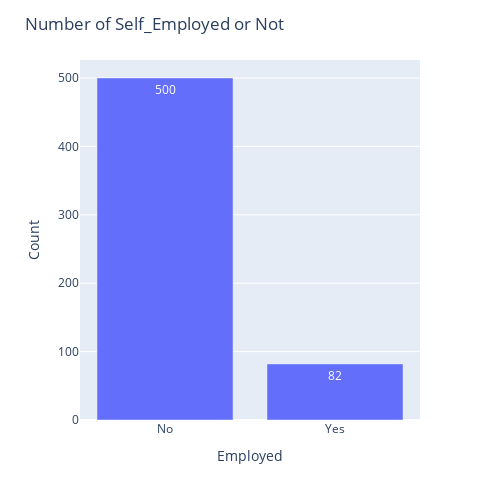

Notebook code cell kept with this figure:
### Code cell
fig = px.bar(data_frame=loan_data, x=loan_data['Self_Employed'].value_counts().index, y=loan_data['Self_Employed'].value_counts().values,text_auto=True)
fig.update_layout(title='Number of Self_Employed or Not',xaxis_title='Employed',yaxis_title='Count',width=500,height=500)
fig.show()

### Figure 1 — Plotly figure (JSON) as saved in the notebook; plotly's stock layout.template omitted (floating-point values rounded to 4 significant figures)
{"data": [{"alignmentgroup": "True", "hovertemplate": "x=%{x}<br>y=%{y}<extra></extra>", "legendgroup": "", "marker": {"color": "#636efa", "pattern": {"shape": ""}}, "name": "", "offsetgroup": "", "orientation": "v", "showlegend": false, "textposition": "auto", "texttemplate": "%{y}", "type": "bar", "x": ["No", "Yes"], "xaxis": "x", "y": [500, 82], "yaxis": "y"}], "layout": {"barmode": "relative", "height": 500, "legend": {"tracegroupgap": 0}, "margin": {"t": 60}, "title": {"text": "Number of Self_Employed or Not"}, "width": 500, "xaxis": {"anchor": "y", "domain": [0, 1], "title": {"text": "Employed"}}, "yaxis": {"anchor": "x", "domain": [0, 1], "title": {"text": "Count"}}}}
